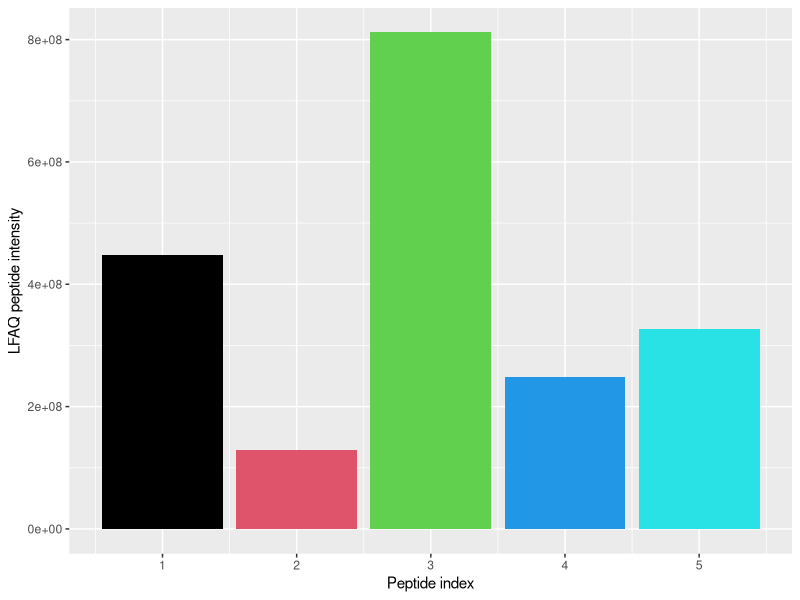

Reproduce this figure in R.
setwd("G:\\InHouseSourceCode\\LFAQ\\LFAQGUI\\LFAQ\\bin\\x64\\Release")
library(ggplot2)
d<-read.table("PeptidesOfOneProtein.txt",sep="\t",header = TRUE)
Peptidesindex<-d[,1];
Intensities<-d[,2];
plotFrame<-data.frame(Peptidesindex,Intensities);
tiff(file="G:\\InHouseSourceCode\\LFAQ\\LFAQGUI\\LFAQ\\bin\\x64\\Release/BarOfOneProtein.tiff",res=500,width=2000,height=1500,compression = "lzw")
if(length(Peptidesindex)<10){
ggplot()+geom_bar(aes(Peptidesindex,Intensities),stat = "identity",fill=Peptidesindex)+ ylab("LFAQ peptide intensity")+ xlab("Peptide index")+scale_x_continuous(breaks=Peptidesindex)
}else{
ggplot()+geom_bar(aes(Peptidesindex,Intensities),stat = "identity",fill=Peptidesindex)+ ylab("LFAQ peptide intensity")+ xlab("Peptide index")
}
dev.off()

